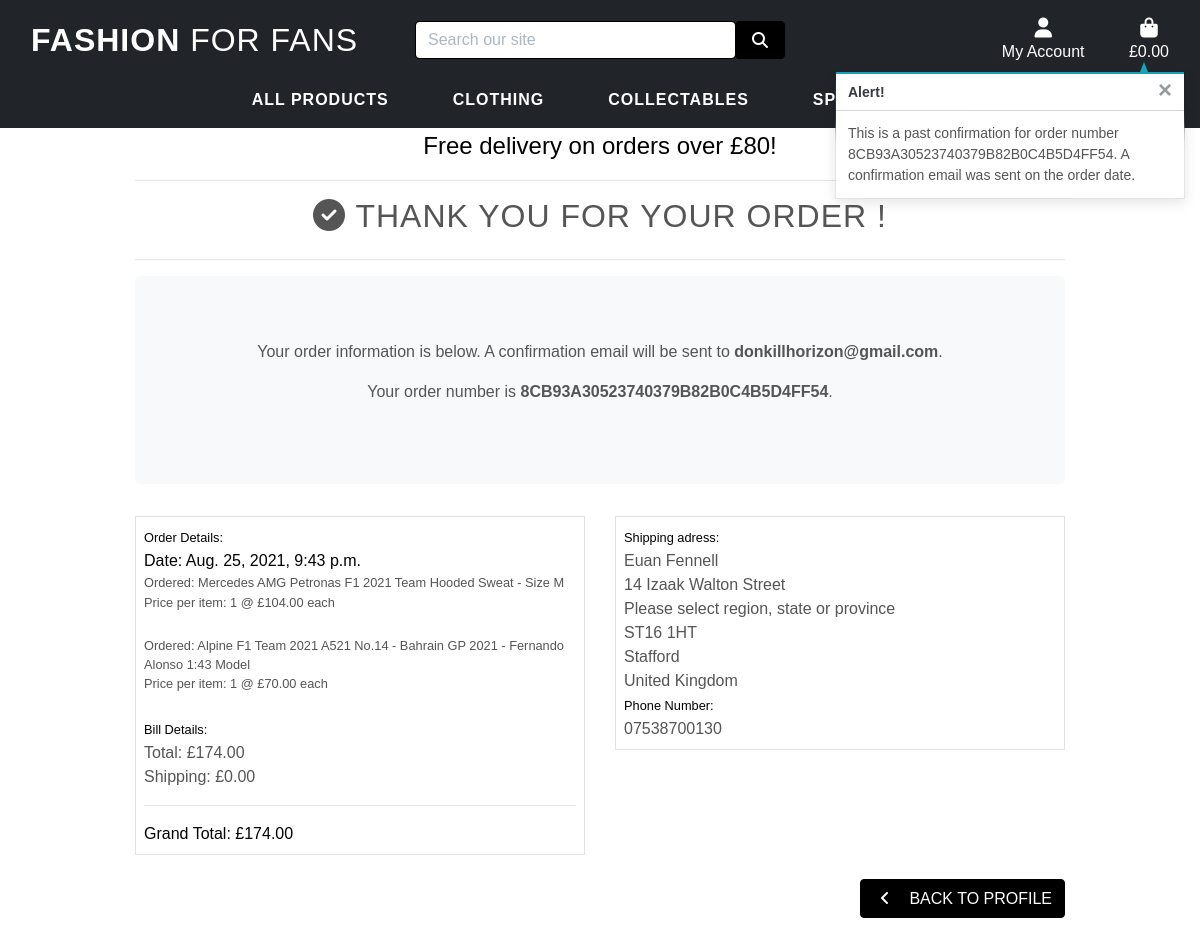
Screenshot of /profile/order_history/8CB93A30523740379B82B0C4B5D4FF54 with the database file from the repository.
### checkout/models.py (models this page shows, shortened)
class Order(models.Model):
    order_number = models.CharField(max_length=32, null=False, editable=False)
    user_profile = models.ForeignKey(UserProfile, on_delete=models.SET_NULL,
                                     null=True, blank=True,
                                     related_name='orders')
    full_name = models.CharField(max_length=50, null=False, blank=False)
    email = models.EmailField(max_length=254, null=False, blank=False)
    phone_number = models.CharField(max_length=20, null=False, blank=False)
    country = CountryField(blank_label='Country *', null=False, blank=False)
    postcode = models.CharField(max_length=20, null=True, blank=True)
    town_or_city = models.CharField(max_length=40, null=False, blank=False)
    street_address1 = models.CharField(max_length=80, null=False, blank=False)
    street_address2 = models.CharField(max_length=80, null=True, blank=True)
    county = models.CharField(max_length=80, null=True, blank=True)
    date = models.DateTimeField(auto_now_add=True)
    delivery_cost = models.DecimalField(max_digits=6, decimal_places=2,
                                        null=False, default=0)
    order_total = models.DecimalField(max_digits=10, decimal_places=2,
                                      null=False, default=0)
    grand_total = models.DecimalField(max_digits=10, decimal_places=2,
                                      null=False, default=0)
    original_bag = models.TextField(null=False, blank=False, default='')
    stripe_pid = models.CharField(max_length=254, null=False,
                                  blank=False, default='')

class OrderLineItem(models.Model):
    order = models.ForeignKey(Order, null=False, blank=False, on_delete=models.CASCADE, related_name='lineitems')
    product = models.ForeignKey(Product, null=False, blank=False, on_delete=models.CASCADE)
    product_size = models.CharField(max_length=2, null=True, blank=True)  # XS, S, M, L, XL
    quantity = models.IntegerField(null=False, blank=False, default=0)
    lineitem_total = models.DecimalField(max_digits=6, decimal_places=2, null=False, blank=False, editable=False)

### products/models.py (models this page shows, shortened)
class Product(models.Model):
    Sizes = (('XS', 'X-Small'), ('S', 'Small'), ('M', 'Medium'),
             ('L', 'Large'), ('XL', 'X-Large'))
    category = models.ForeignKey('Category', null=True, blank=True, on_delete=models.SET_NULL)
    team = models.ForeignKey('Team', null=True, blank=True, on_delete=models.SET_NULL)
    sku = models.CharField(max_length=254, null=True, blank=True)
    name = models.CharField(max_length=254)
    description = models.TextField()
    has_sizes = models.BooleanField(default=False, null=True, blank=True)
    size = MultiSelectField(choices=Sizes, null=True, blank=True)
    price = models.DecimalField(max_digits=6, decimal_places=2)
    rating = models.DecimalField(max_digits=6, decimal_places=2, null=True, blank=True)
    image_url = models.URLField(max_length=1024, null=True, blank=True)
    image = models.ImageField(null=True, blank=True)

### profiles/views.py (the view)
# urls.py: path('order_history/<order_number>', views.order_history, name='order_history'),
def order_history(request, order_number):
    order = get_object_or_404(Order, order_number=order_number)
    messages.info(request, (
        f'This is a past confirmation for order number {order_number}. '
        'A confirmation email was sent on the order date.'
    ))
    template = 'checkout/checkout_success.html'
    context = {
        'order': order,
        'from_profile': True,
    }
    return render(request, template, context)

### bag/contexts.py (called while the page is built, shortened)
def bag_contents(request):
    bag_items = []
    total = 0
    product_count = 0
    bag = request.session.get('bag', {})
    if total < settings.FREE_DELIVERY_THRESHOLD:
        delivery = total * Decimal(settings.STANDARD_DELIVERY_PERCENTAGE/100)
        free_delivery_delta = settings.FREE_DELIVERY_THRESHOLD - total
    else:
        delivery = 0
        free_delivery_delta = 0
    grand_total = delivery + total
    context = {
        'bag_items': bag_items,
        'total': total,
        'product_count': product_count,
        'delivery': delivery,
        'free_delivery_delta': free_delivery_delta,
        'free_delivery_threshold': settings.FREE_DELIVERY_THRESHOLD,
        'grand_total': grand_total,
    }
    return context

### checkout/templates/checkout/checkout_success.html (shortened to what this page needs)
{% extends "base.html" %}
{% load static %}
{% block extra_css %}
    <link rel="stylesheet" href="{% static 'checkout/css/checkout.css' %}">
{% endblock %}
{% block page_header %}
    <div class="container header-container">
    </div>
{% endblock %}
{% block content %}
    <div class="container checkout-container">
        <div class="row">
            <div class="col text-center">
                <hr>
                <h2 class="logo-font mb-4 text-full main-font"><i class="fas fa-check-circle"></i> Thank you for your order !</h2>
                <hr>
                <div class=" jumbotron bg-light">
                    <p class="text-full bg-light main-font">Your order information is below. A confirmation email will be sent to <strong>{{ order.email }}</strong>.</p>
                    <p class="text-full bg-light main-font">Your order number is <strong>{{ order.order_number }}</strong>.</p>
                </div>
            </div>
        </div>
        <div class="row">
            <div class="col-12 col-lg-6">
                <div class="order-confirmation-wrapper p-2 border text-full">
                    <small class="text-black">Order Details:</small>
                    <p class="mb-0 text-black"> Date: {{ order.date }}</p>
                    {% for item in order.lineitems.all %}
                        <p class="small mb-0 main-font"> Ordered:
                            {{ item.product.name }}{% if item.product_size %} - Size {{ item.product_size|upper }}{% endif %}
                        </p>
                        <p class="small mb-0 main-font">Price per item: {{ item.quantity }} @ £{{ item.product.price }} each</p><br>
                    {% endfor %}
                    <small class="text-black">Bill Details:</small>
                    <p class="mb-0 main-font">Total: £{{ order.order_total }}</p>
                    <p class="mb-0 main-font">Shipping: £{{ order.delivery_cost }}</p>
                    <hr>
                    <p class="mb-0 text-black">Grand Total: £{{ order.grand_total }}</p>
                </div>
            </div>
            <div class="col-12 col-lg-6">
                <div class="order-confirmation-wrapper p-2 border text-full">
                    <small class="text-black">Shipping adress:</small>
                     <p class="mb-0 main-font">{{ order.full_name }}</p>
                     <p class="mb-0 main-font">{{ order.street_address1 }}</p>
                    {% if order.county %}
                        <p class="mb-0 main-font">{{ order.county }}</p>
                    {% endif %}
                    {% if order.postcode %}
                        <p class="mb-0 main-font">{{ order.postcode }}</p>
                    {% endif %}
                    <p class="mb-0 main-font">{{ order.town_or_city }}</p>
                    <p class="mb-0 main-font">{{ order.country }}</p>
                    <small class="text-black">Phone Number:</small>
                    <p class="mb-0 main-font">{{ order.phone_number }}</p>
                </div>
            </div>
        </div>
        <div class="row">
			<div class="col-12 text-right mt-3">
                {% if from_profile %}
                    <a href="{% url 'profile' %}" class="btn btn-outline-white text-full rounded my-2">
                        <span class="icon mr-2">
                            <i class="fas fa-angle-left"></i>
                        </span>
                        <span class="text-uppercase">Back to Profile</span>
                    </a>
                {% endif %}
			</div>
        </div>
    </div>
{% endblock %}

### static/css/base.css (style rules this page uses)
:root { --main-font-color-dark: #555; }
html { height: 100%; }
body { background: linear-gradient(to bottom, rgba(0,0,0,0.1), rgba(0,0,0,0.1)), url('/media/homepage-image.png') no-repeat center center fixed; background-size: cover; height: calc(100vh - 164px); color: #f5f5f5; font-family: 'Monserrat', sans-serif; }
.icon { align-items: center; display: inline-flex; justify-content: center; height: 1.5rem; width: 1.5rem; }
.logo-font { text-transform: uppercase; letter-spacing: 1px; }
.btn-outline-white { background: black; color: white !important; border: 1px solid black; }
.text-black { color: #000 !important; }
.main-font { color: var(--main-font-color-dark); }
@media (min-width: 1200px) { .container { max-width: 80%; } }
@media (min-width: 992px) { .header-container { padding-top: 164px; } }

### rows the page displays
Order: email "donkillhorizon@gmail.com", order_number "8CB93A30523740379B82B0C4B5D4FF54", date "Aug. 25, 2021, 9:43 p.m.", order_total "174.00", delivery_cost "0.00", grand_total "174.00", full_name "Euan Fennell", street_address1 "14 Izaak Walton Street", county "Please select region, state or province", postcode "ST16 1HT", town_or_city "Stafford", country "United Kingdom", phone_number "07538700130"
OrderLineItem: product.name "Mercedes AMG Petronas F1 2021 Team Hooded Sweat", product_size "M", quantity "1", product.price "104.00"
OrderLineItem: product.name "Alpine F1 Team 2021 A521 No.14 - Bahrain GP 2021 - Fernando Alonso 1:43 Model", quantity "1", product.price "70.00"

### other values shown
{{ free_delivery_threshold }} "80"
{{ message }} "This is a past confirmation for order number 8CB93A30523740379B82B0C4B5D4FF54. A confirmation email was sent on the order date."
